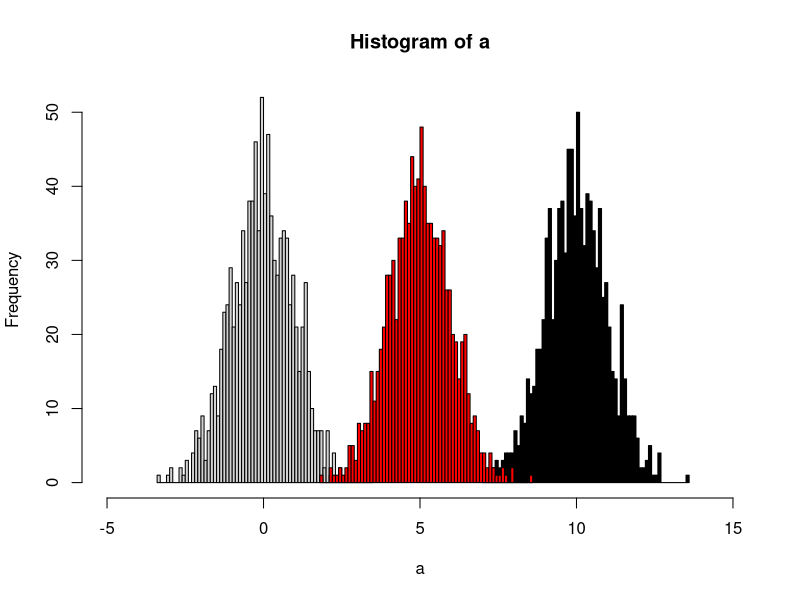
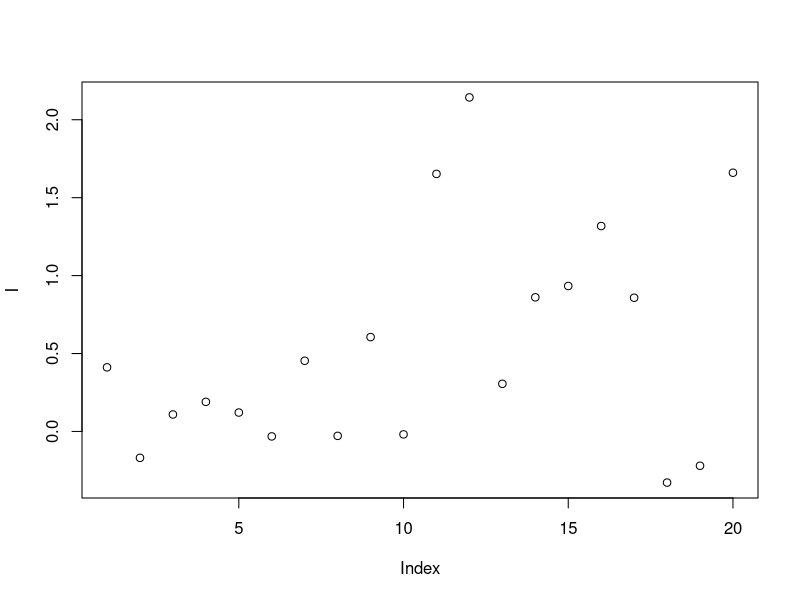
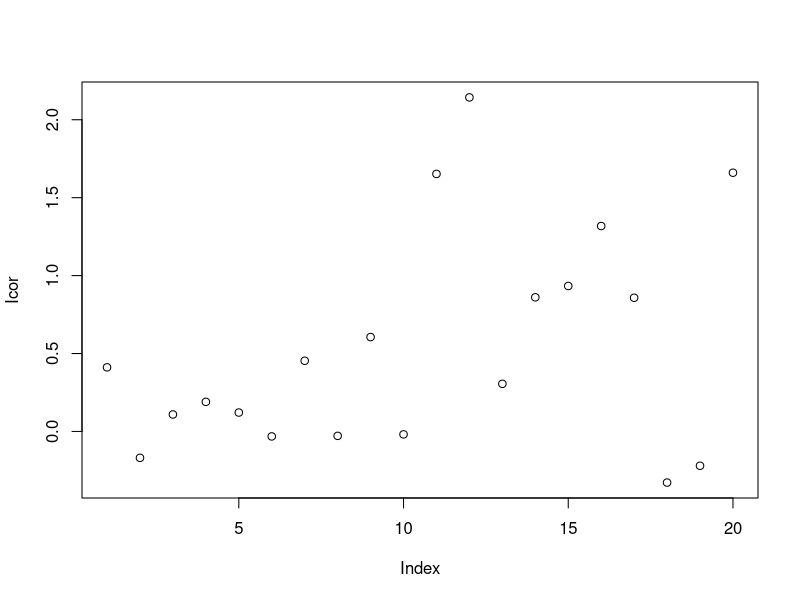
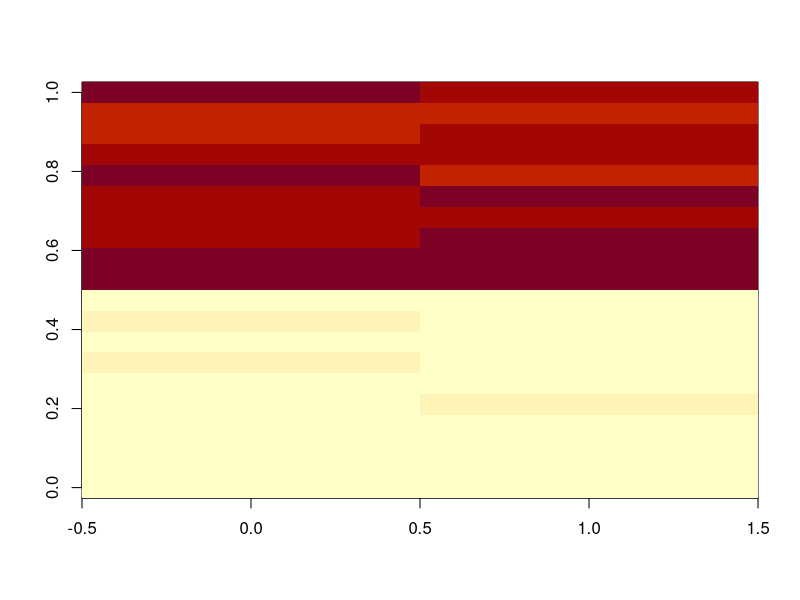
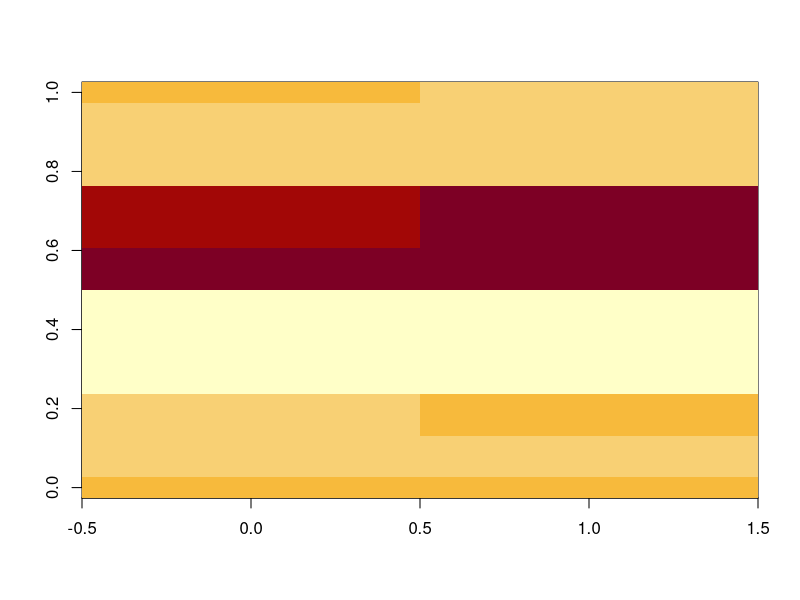

R code for these plots, in order:
## ---- chunk 1
set.seed(42)
a <- rnorm(1000)
# b sufferred batch effect with a bias of 10
b <- rnorm(1000,10)
hist(a,xlim=c(-5,15),breaks = 50)
hist(b,col = 'black', breaks = 50, add=T)
# quantile normalized
cor <- (a[order(a)]+b[order(b)])/2
# reorder
cor <- cor[order(order(a))]
hist(cor,col = 'red', breaks = 50, add=T)
## ---- chunk 2
set.seed(42)
# raw data
I = c(rnorm(10,mean = 0, sd = 0.3),rnorm(10,mean = 1, sd = 0.5))
# batch
B = c(rep(0,10),rep(1,10))
# qc
Iqc = c(rnorm(1,mean = 0, sd = 0.3),rnorm(1,mean = 1, sd = 0.5))
# corrected data
Icor = I * median(c(rep(Iqc[1],10),rep(Iqc[2],10)))/mean(c(rep(Iqc[1],10),rep(Iqc[2],10)))
# plot the result
plot(I)
plot(Icor)
## ---- chunk 3
set.seed(42)
# raw data
peaksa <- c(rnorm(10,mean = 10, sd = 0.3),rnorm(10,mean = 20, sd = 0.5))
peaksb <- c(rnorm(10,mean = 10, sd = 0.3),rnorm(10,mean = 20, sd = 0.5))

df <- rbind(peaksa,peaksb)
dfcor <- df/apply(df,2,sum)* sum(apply(df,2,median))

image(df)
image(dfcor)
